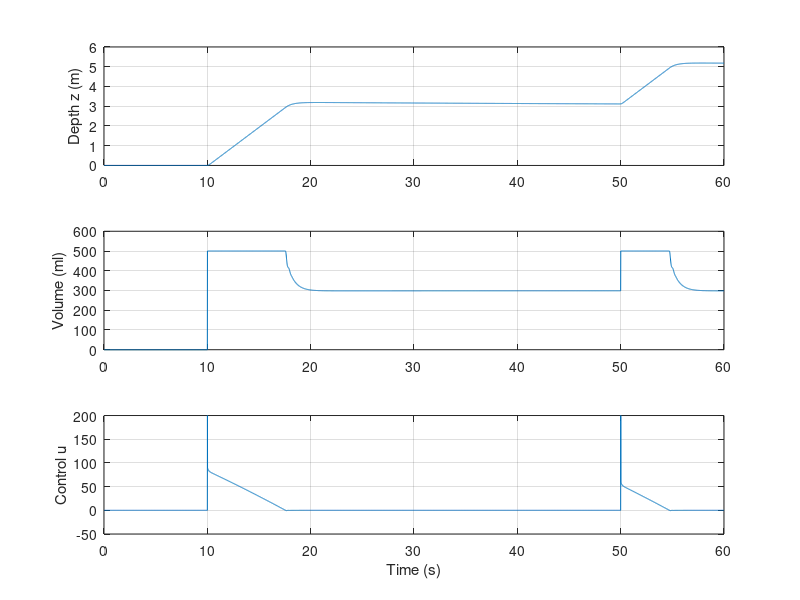

This chart was generated by the following MATLAB code:
clear; clc;

%% PARAMETRAR
m = 3;                  % massa (kg)
g = 9.81;               % gravitation
rho = 1000;             % vatten densitet

F_pos = 2.94;           % positiv buoyancy (N) vid tom syringe
m_a = 0;                % added mass (kan sättas >0 senare)

k_m = 50; % motor specification, rad/s per u
p = 0.002; % lead screw, meter per lap 

d = 0.1; % diameter syringe m
area = pi*(d/2)^2; % syringe, area, m^2

V_max = 0.0005;         % max syringe volym (500 ml)

d1 = 5;                 % linjär drag

%% PID
Kp = 30;
Ki = 0.5;
Kd = 20;

%% SIMULERING
dt = 0.01;
T = 60;
N = T/dt;

z = 0;                  % djup (m), 0 = yta
w = 0;                  % hastighet (m/s)
V = 0;                  % syringe volym

z_ref = 0;              % önskat djup

e_int = 0;
e_prev = 0;

% logg
z_log = zeros(N,1);
w_log = zeros(N,1);
V_log = zeros(N,1);
u_log = zeros(N,1);

% Beräkna feedforward volym
V_ff = (F_pos - m*g)/(rho*g);
V = min(V_ff, V_max);  % fyll max V om V_ff > V_max

%% LOOP
for i = 1:N
    if i > 1000
        z_ref = 3;          
    end
    if i > 5000
        z_ref = 5;          
    end
    % --- PID ---
    e = z_ref - z;
    e_int = e_int + e*dt;
    e_der = (e - e_prev)/dt;
    
    u = Kp*e + Ki*e_int + Kd*e_der;
    
    % saturera styrsignal
    u = max(min(u, 200), -200)

    e_prev = e;
    
    % --- Syringe --
    V_dot = k_m * u * p * area;
    V = V + V_dot*dt;
    
    % saturera volym
    V = max(min(V, V_max), 0);
    
    % --- Buoyancy ---
    F_b = rho*g*V + m*g - F_pos ;
    
    % --- Drag ---
    D = d1 * w;
    
    % --- Nettokraft ---
    m_eff = rho*V;          % vatten i tanken ökar massa
    F_net = m_eff*g - F_pos - D;
    
    % --- Heave dynamik ---
    w_dot = F_net / (m_eff);
    w = w + w_dot*dt;
    w = max(min(w, 1), -1); % t.ex max 1 m/s
    
    % --- Surface constraint ---
    if z <= 0 && w < 0
        w = 0;
    end
    
    % --- Position ---
    z = z + w*dt;
    
    % --- logga ---
    z_log(i) = z;
    w_log(i) = w;
    V_log(i) = V;
    u_log(i) = u;
end

%% PLOTTAR
figure;

subplot(3,1,1)
plot((1:N)*dt, z_log)
ylabel('Depth z (m)')
grid on

subplot(3,1,2)
plot((1:N)*dt, V_log/10^-6)
ylabel('Volume (ml)')
grid on

subplot(3,1,3)
plot((1:N)*dt, u_log)
ylabel('Control u')
xlabel('Time (s)')
grid on
